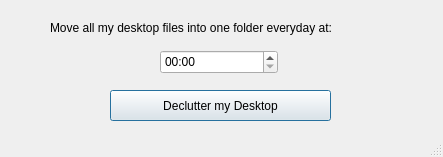
<?xml version="1.0" encoding="UTF-8"?>
<ui version="4.0">
 <class>MainWindow</class>
 <widget class="QMainWindow" name="MainWindow">
  <property name="geometry">
   <rect>
    <x>0</x>
    <y>0</y>
    <width>443</width>
    <height>157</height>
   </rect>
  </property>
  <property name="windowTitle">
   <string>MainWindow</string>
  </property>
  <widget class="QWidget" name="centralwidget">
   <widget class="QLabel" name="Move">
    <property name="geometry">
     <rect>
      <x>50</x>
      <y>20</y>
      <width>331</width>
      <height>16</height>
     </rect>
    </property>
    <property name="text">
     <string>Move all my desktop files into one folder everyday at:</string>
    </property>
   </widget>
   <widget class="QTimeEdit" name="timeBegin">
    <property name="geometry">
     <rect>
      <x>160</x>
      <y>50</y>
      <width>118</width>
      <height>24</height>
     </rect>
    </property>
    <property name="autoFillBackground">
     <bool>false</bool>
    </property>
    <property name="locale">
     <locale language="English" country="UnitedStates"/>
    </property>
    <property name="dateTime">
     <datetime>
      <hour>0</hour>
      <minute>0</minute>
      <second>0</second>
      <year>2000</year>
      <month>1</month>
      <day>1</day>
     </datetime>
    </property>
    <property name="displayFormat">
     <string>HH:mm</string>
    </property>
   </widget>
   <widget class="QPushButton" name="startButton">
    <property name="enabled">
     <bool>true</bool>
    </property>
    <property name="geometry">
     <rect>
      <x>110</x>
      <y>90</y>
      <width>221</width>
      <height>31</height>
     </rect>
    </property>
    <property name="cursor">
     <cursorShape>PointingHandCursor</cursorShape>
    </property>
    <property name="mouseTracking">
     <bool>false</bool>
    </property>
    <property name="text">
     <string>Declutter my Desktop</string>
    </property>
    <property name="autoDefault">
     <bool>false</bool>
    </property>
    <property name="default">
     <bool>true</bool>
    </property>
    <property name="flat">
     <bool>false</bool>
    </property>
   </widget>
  </widget>
  <widget class="QStatusBar" name="statusbar"/>
 </widget>
 <resources/>
 <connections/>
</ui>
